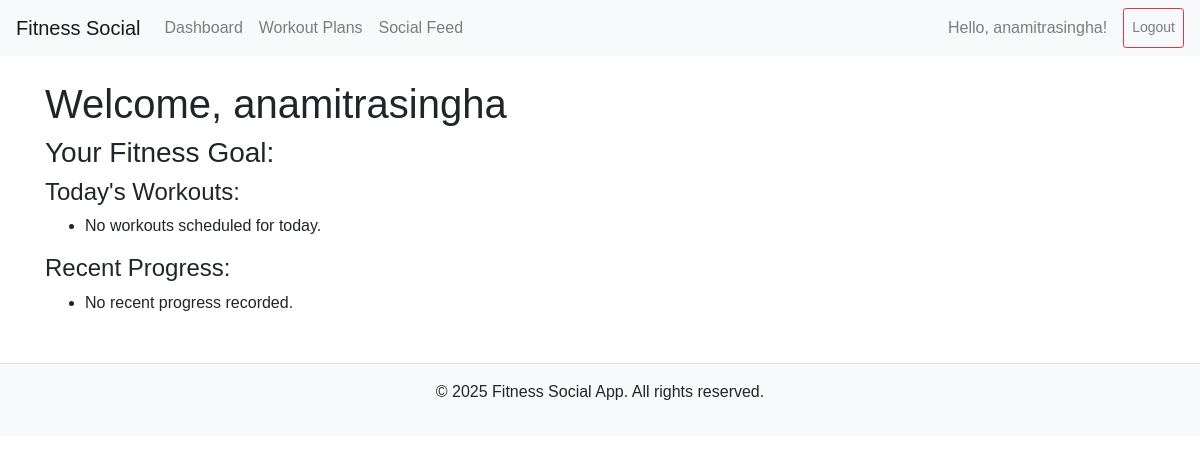
The app's page / (signed in), older data.
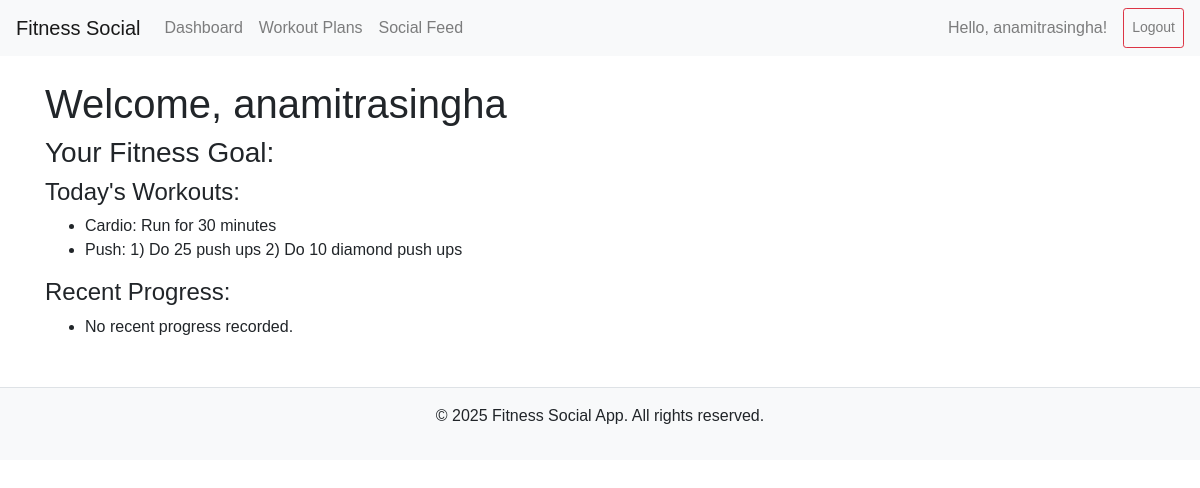
The same page, newer data.
### core/models.py (models this page shows, shortened)
class Workout(models.Model):
    user = models.ForeignKey(User, on_delete=models.CASCADE)  # Link to the user who created it
    name = models.CharField(max_length=100)  # Name of the workout plan
    description = models.TextField()  # Description of the workout plan
    duration = models.IntegerField(help_text="Duration in minutes")  # Duration of the workout
    date_created = models.DateTimeField(auto_now_add=True)  # Auto-generated timestamp

### core/views.py (the view)
# urls.py: path('', views.dashboard, name='dashboard'),
@login_required
def dashboard(request):
    user_workouts = Workout.objects.filter(user=request.user)
    user_progress = Progress.objects.filter(user=request.user)
    return render(request, 'dashboard.html', {'workouts': user_workouts, 'progress': user_progress})

### templates/dashboard.html
{% extends 'base.html' %}
{% block content %}
<h1>Welcome, {{ user.username }}</h1>
<h3>Your Fitness Goal: {{ user.profile.fitness_goal }}</h3>
<h4>Today's Workouts:</h4>
<ul>
    {% for workout in workouts %}
    <li>{{ workout.name }}: {{ workout.description }}</li>
    {% empty %}
    <li>No workouts scheduled for today.</li>
    {% endfor %}
</ul>
<h4>Recent Progress:</h4>
<ul>
    {% for entry in progress %}
    <li>{{ entry.workout.name }} completed on {{ entry.completed_on }}</li>
    {% empty %}
    <li>No recent progress recorded.</li>
    {% endfor %}
</ul>
{% endblock %}

Row changes from the older to the newer data that the page shows:
added Workout: name "Cardio", description "Run for 30 minutes"
added Workout: name "Push", description "1) Do 25 push ups 2) Do 10 diamond push ups"
Text that changed along with them:
text no longer shown: "No workouts scheduled for today."
